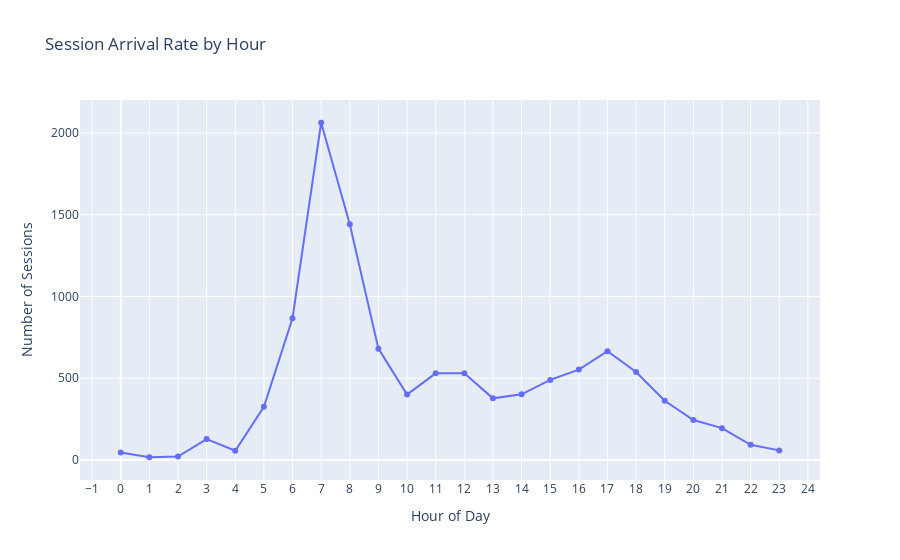
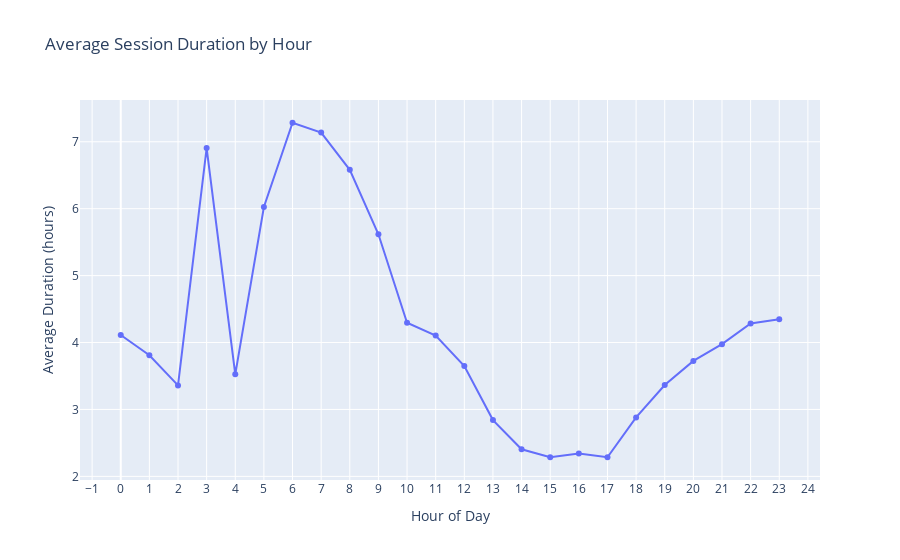

Notebook code for these charts, in order:
### Code cell
import pandas as pd
import numpy as np
import plotly.graph_objects as go
import plotly.express as px
from datetime import datetime

# =============================================================================
# 1. LOAD THE DATA
# =============================================================================
df = pd.read_csv('acndata_sessions.csv')

# =============================================================================
# 2. DATA CLEANING AND FILTERING
# =============================================================================
df.dropna(subset=['sessionID', 'connectionTime', 'disconnectTime', 'doneChargingTime', 'kWhDelivered'], inplace=True)

# Convert to datetime
for col in ['connectionTime', 'disconnectTime', 'doneChargingTime']:
    df[col] = pd.to_datetime(df[col], errors='coerce')

# Drop rows with failed datetime conversion
df.dropna(subset=['connectionTime', 'disconnectTime'], inplace=True)

# Calculate session duration in hours
df['session_duration'] = (df['disconnectTime'] - df['connectionTime']).dt.total_seconds() / 3600.0

# Filter out non-positive and extreme durations
df = df[(df['session_duration'] > 0) & (df['session_duration'] < 12)]

# =============================================================================
# 3. PLOTTING ARRIVAL RATE AND AVERAGE SESSION DURATION BY HOUR
# =============================================================================

# Normalize hour: shift such that 8:00 becomes 0
df['hour'] = (df['connectionTime'].dt.hour - 8) % 24

# Compute arrival rate and average session duration
arrival_rate = df.groupby('hour').size()
avg_duration = df.groupby('hour')['session_duration'].mean()

# Convert to DataFrame for Plotly
metrics_df = pd.DataFrame({
    'hour': arrival_rate.index,
    'arrival_rate': arrival_rate.values,
    'avg_duration': avg_duration.values
})

# Plot arrival rate
fig1 = px.line(metrics_df, x='hour', y='arrival_rate', markers=True,
               labels={'hour': 'Hour of Day', 'arrival_rate': 'Number of Sessions'},
               title='Session Arrival Rate by Hour')
fig1.update_layout(xaxis=dict(tickmode='linear', tick0=0, dtick=1))

# Plot average session duration
fig2 = px.line(metrics_df, x='hour', y='avg_duration', markers=True,
               labels={'hour': 'Hour of Day', 'avg_duration': 'Average Duration (hours)'},
               title='Average Session Duration by Hour')
fig2.update_layout(xaxis=dict(tickmode='linear', tick0=0, dtick=1))


# Show plots
fig1.show()
fig2.show()

# Optional: print metrics for verification
print("Arrival Rate by Hour:")
print(arrival_rate.sort_index())
print("\nAverage Session Duration by Hour (in hours):")
print(avg_duration.sort_index())

### Figure 1 — Plotly figure (JSON) as saved in the notebook; plotly's stock layout.template omitted (floating-point values rounded to 4 significant figures)
{"data": [{"hovertemplate": "Hour of Day=%{x}<br>Number of Sessions=%{y}<extra></extra>", "legendgroup": "", "line": {"color": "#636efa", "dash": "solid"}, "marker": {"symbol": "circle"}, "mode": "lines+markers", "name": "", "orientation": "v", "showlegend": false, "type": "scatter", "x": [0, 1, 2, 3, 4, 5, 6, 7, 8, 9, 10, 11, 12, 13, 14, 15, 16, 17, 18, 19, 20, 21, 22, 23], "xaxis": "x", "y": [46, 17, 21, 128, 57, 326, 867, 2062, 1441, 681, 401, 530, 530, 377, 402, 490, 553, 665, 538, 362, 245, 195, 93, 59], "yaxis": "y"}], "layout": {"legend": {"tracegroupgap": 0}, "title": {"text": "Session Arrival Rate by Hour"}, "xaxis": {"anchor": "y", "domain": [0, 1], "dtick": 1, "tick0": 0, "tickmode": "linear", "title": {"text": "Hour of Day"}}, "yaxis": {"anchor": "x", "domain": [0, 1], "title": {"text": "Number of Sessions"}}}}

### Figure 2 — Plotly figure (JSON) as saved in the notebook; plotly's stock layout.template omitted (floating-point values rounded to 4 significant figures)
{"data": [{"hovertemplate": "Hour of Day=%{x}<br>Average Duration (hours)=%{y}<extra></extra>", "legendgroup": "", "line": {"color": "#636efa", "dash": "solid"}, "marker": {"symbol": "circle"}, "mode": "lines+markers", "name": "", "orientation": "v", "showlegend": false, "type": "scatter", "x": [0, 1, 2, 3, 4, 5, 6, 7, 8, 9, 10, 11, 12, 13, 14, 15, 16, 17, 18, 19, 20, 21, 22, 23], "xaxis": "x", "y": [4.113, 3.81, 3.359, 6.905, 3.524, 6.026, 7.284, 7.137, 6.581, 5.617, 4.296, 4.104, 3.649, 2.841, 2.404, 2.286, 2.34, 2.286, 2.88, 3.364, 3.725, 3.975, 4.284, 4.349], "yaxis": "y"}], "layout": {"legend": {"tracegroupgap": 0}, "title": {"text": "Average Session Duration by Hour"}, "xaxis": {"anchor": "y", "domain": [0, 1], "dtick": 1, "tick0": 0, "tickmode": "linear", "title": {"text": "Hour of Day"}}, "yaxis": {"anchor": "x", "domain": [0, 1], "title": {"text": "Average Duration (hours)"}}}}
